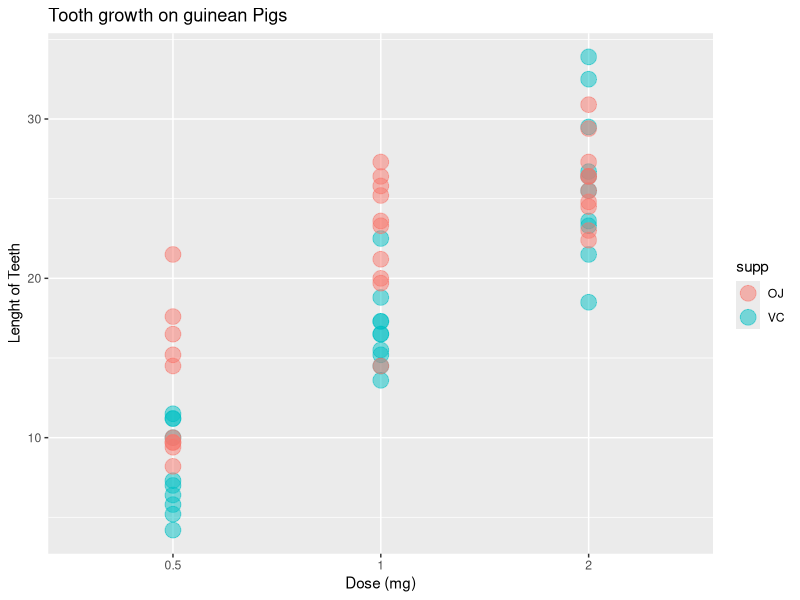

The R source for this figure: (Note: this script raises an error after producing the figure.)
## ---- chunk 1
data(ToothGrowth)
ToothGrowth$dose <- as.factor(ToothGrowth$dose)
str(ToothGrowth)
summary(ToothGrowth)
## ---- chunk 2
library(ggplot2)
g <- ggplot(ToothGrowth, aes(x = dose,y = len, color = supp))
g <- g + geom_point(alpha = 0.5, size = 5)
g <- g + ylab("Lenght of Teeth")
g <- g + xlab("Dose (mg)")
g <- g + ggtitle("Tooth growth on guinean Pigs")
g
## ---- chunk 3
t_0.5 <- subset(ToothGrowth, dose == "0.5")
t <- t.test(len ~ supp, data = t_0.5, paired = FALSE, var.equal = FALSE)
t
## ---- chunk 4
t_1 <- subset(ToothGrowth, dose == "1")
t <- t.test(len ~ supp, data = t_1, paired = FALSE, var.equal = FALSE)
t
## ---- chunk 5
t_1 <- subset(ToothGrowth, dose == "2")
t <- t.test(len ~ supp, data = t_1, paired = FALSE, var.equal = FALSE)
t
